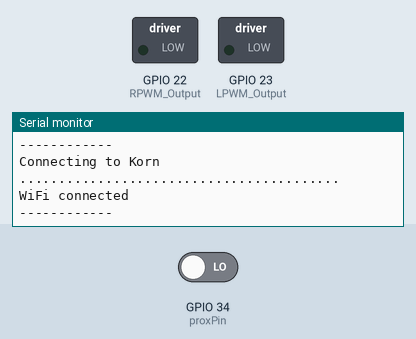
This sketch was run on a simulated ESP32. On the bench: switched loads named in the sketch (green lamp = pin HIGH), the last lines printed to the serial monitor. The test bench sets the inputs (shaded band); at power-on: GPIO 34 (proxPin) LOW. WiFi joins after 1.5 s; servers stay silent unless stated; uploads are accepted with an empty reply.

Above: at 5.2 s.
5.3 s: GPIO 34 (proxPin) driven HIGH
At 6.5 s:
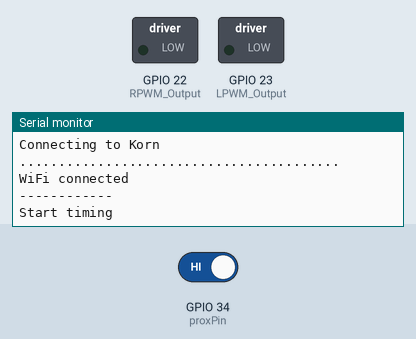
6.8 s: GPIO 34 (proxPin) driven LOW
At 8.5 s:
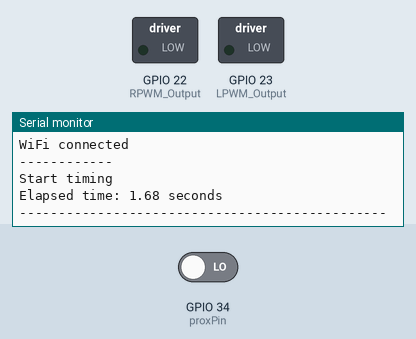

Measured:
- after the input at 5.3 s, the serial monitor: prints a new line at once (image 1)
- after the input at 6.8 s, the serial monitor: prints a new line after 0.21 s (image 2)

The sketch:

TestWheel.ino
```cpp
#include "WiFi.h"
#include <HTTPClient.h>
#include <driver/ledc.h> // Include the LEDC library

// SSID and PASSWORD of your WiFi network
const char* ssid = "Korn";  // Your WiFi name
const char* password = "12345678"; // Your WiFi password
String URL = "http://172.20.10.14/dht11_project/test_data.php";

int proxPin = 34;
float t_start = 0;
float t_end = 0;
bool timing = false;
bool lastState = false;
int name = 3;

int RPWM_Output = 22;
int LPWM_Output = 23;
int motorSpeed = 128; // Set motor speed (assuming 64 is the desired RPM)
int i = 0;

TaskHandle_t Task1 = NULL;
TaskHandle_t Task2 = NULL;
TaskHandle_t Task3 = NULL;
TaskHandle_t Task4 = NULL;
TaskHandle_t Task5 = NULL;
int passValue = 0;

void setup() {
  Serial.begin(9600);
  pinMode(proxPin, INPUT);
  pinMode(RPWM_Output, OUTPUT);
  pinMode(LPWM_Output, OUTPUT);

  // Configure LEDC
  ledcSetup(0, 5000, 8); // LEDC channel 0, 5000 Hz frequency, 8-bit resolution
  ledcAttachPin(RPWM_Output, 0); // Attach RPWM_Output to LEDC channel 0
  xTaskCreatePinnedToCore(Motor_Task,"Task1",1000,NULL,2,&Task1,0);

  Serial.println();
  Serial.println("-------------");
  Serial.println("WIFI mode: STA");
  WiFi.mode(WIFI_STA);
  Serial.println("-------------");

  Serial.println();
  Serial.println("------------");
  Serial.print("Connecting to ");
  Serial.println(ssid);
  WiFi.begin(ssid, password);

  int connecting_process_timed_out = 20; // 20 seconds.
  connecting_process_timed_out = connecting_process_timed_out * 2;
  while (WiFi.status() != WL_CONNECTED) {
    Serial.print(".");
    if (connecting_process_timed_out > 0) connecting_process_timed_out--;
    if (connecting_process_timed_out == 0) {
      delay(1000);
    }
  }

  Serial.println();
  Serial.println("WiFi connected");
  Serial.println("------------");
  delay(2000);
}

void Motor_Task(void *pvParam) {
  while(1){
    while (i > motorSpeed) {
      i++;
      ledcWrite(0, i);  // Set motor speed using LEDC
      digitalWrite(LPWM_Output, LOW); // Assuming LOW is forward direction
      vTaskDelay(pdMS_TO_TICKS(40));
    }
    vTaskDelay(pdMS_TO_TICKS(55000));
    ledcWrite(0, 0);
    vTaskDelay(pdMS_TO_TICKS(60000));
  }
}

void loop() {
  float time_ori = 0;
  bool currentState = digitalRead(proxPin);
  if (!timing && lastState == LOW && currentState == HIGH) {
    t_start = millis() / 1000.0;
    timing = true;
    Serial.println("Start timing");
  }

  if (timing && lastState == HIGH && currentState == LOW) {
    t_end = millis() / 1000.0;
  }

  if (timing && lastState == HIGH && currentState == LOW) {
    time_ori = t_end - t_start;
    Serial.print("Elapsed time: ");
    Serial.print(time_ori);
    Serial.println(" seconds");
    Serial.println("-----------------------------------------------");
    timing = false;
  }

  lastState = currentState;
  if (WiFi.status() == WL_CONNECTED) {
    String postData = "Name=" + String(name) + "&Time=" + String(time_ori);
    HTTPClient http;
    http.begin(URL);
    http.addHeader("Content-Type", "application/x-www-form-urlencoded");
    int httpCode = http.POST(postData);
    String payload = http.getString();
    //Serial.print("HTTP Status Code: ");
    //Serial.println(httpCode);
    //Serial.print("payload: ");
    //Serial.println(payload);
  }
  delay(10);
}
```
